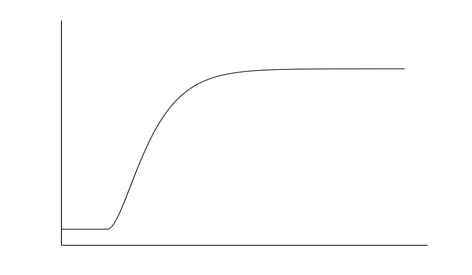

This figure's MATLAB source:
clear ; close all ; clc

s = tf('s');

G = 1/((s + 1)*(s + 1));

t = 0:0.01:15;

u1 = zeros(201,1);
u2 = ones(length(t)-201,1);

u = [u1 ; u2];

y = lsim(G,u,t);

figure
set(gcf,'PaperUnit','centimeters','PaperPosition',[0 0 12 7],'PaperSize',[12 7])
hold on
set(gca,'ylim',[-0.1 1.3],'xtick',[],'ytick',[])
plot(t,y,'k')
% plot(t,y2(end)*ones(length(t)))

print(gcf,'-dpdf','../ilustracoes/saida2ordemCritico.pdf')
